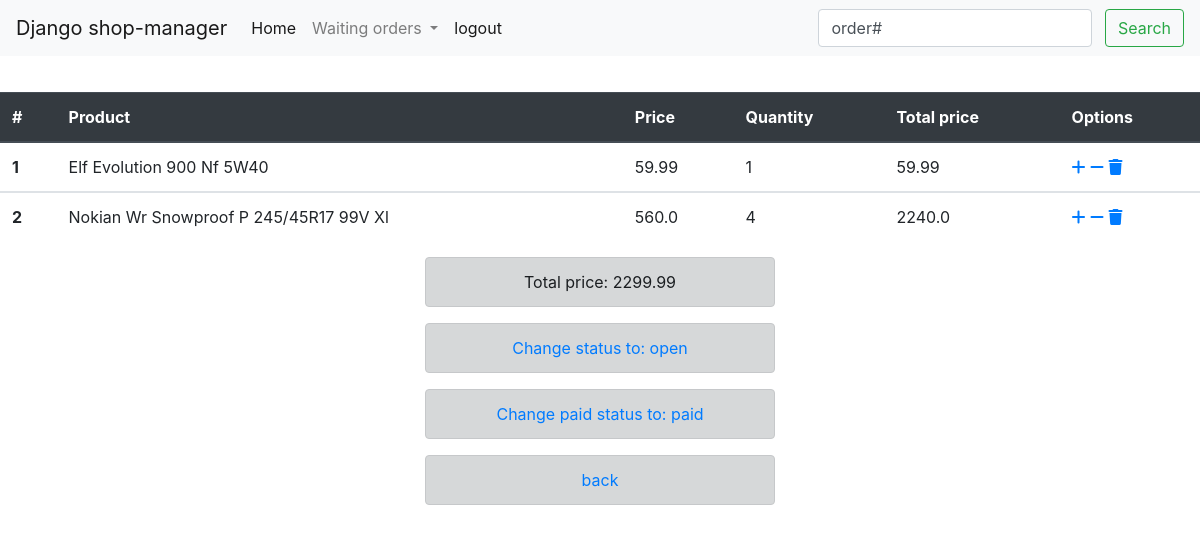
/seller/order-details/3/ (signed in), run on the app's committed database.
### order/models.py (models this page shows, shortened)
class OrderItem(models.Model):
    item = models.ForeignKey(Item, models.CASCADE)
    quantity = models.PositiveIntegerField(default=0)
    order_id = models.CharField(max_length=11)
    item_order_id = models.CharField(max_length=100)
    def get_item_name(self):
        return self.item.title
    def get_item_price(self):
        return self.item.price
    def get_total_item_price(self):
        item_total_price = (self.quantity * self.item.price)
        return item_total_price

class Order(models.Model):
    order_id = models.CharField(max_length=11)
    items = models.ManyToManyField(OrderItem)
    creation_date = models.DateTimeField(auto_now_add=True)
    open_status = models.BooleanField(default=True)
    waiting_status = models.BooleanField(default=False)
    send_status = models.BooleanField(default=False)
    close_status = models.BooleanField(default=False)
    paid = models.BooleanField(default=False)
    class Meta:
        ordering = ['creation_date']
    def __str__(self):
        return self.order_id
    def get_total_price(self):
        order = Order.objects.get(order_id=self.order_id)
        items = order.items.all()
        total = 0
        for item in items:
            total += item.get_total_item_price()
        return total

### warehouse/models.py (models this page shows, shortened)
class Item(models.Model):
    title = models.CharField(max_length=100)
    category = models.ForeignKey(Category, models.CASCADE)
    price = models.FloatField()
    description = models.TextField()
    quantity_on_stock = models.PositiveIntegerField(default=0)

### order/views.py (the view, shortened to what this page needs)
# urls.py: path('order-details/<int:order_id>/', views.order_details, name='order_details'),
@login_required(login_url='login')
@user_passes_test(user_check, login_url='login')
def order_details(request, order_id):
    order = Order.objects.get(pk=order_id)
    order_items = OrderItem.objects.filter(order_id=order.order_id)
    waiting_orders = Order.objects.filter(waiting_status=True)
    search_form = RawSearchOrder()
    context = {
        'order': order,
        'order_items': order_items,
        'waiting_orders': waiting_orders,
        'search_form': search_form,
    }
    return render(request, "order/order_details.html", context)

### order/forms.py
class RawSearchOrder(forms.Form):
    order_id = forms.CharField(
        label='',
        initial="order#",
        widget=forms.TextInput(
            attrs={"class": "form-control mr-sm-2", "placeholder": "Search order"})
    )

### order/views.py (called while the page is built)
def user_check(request):
    user = User.objects.get(name=request.user)
    return str(user.user_type) == "seller" or str(user.user_type) == "owner"

### owner/models.py (called while the page is built)
    def __str__(self):
        return self.name

### order/templates/order/order_details.html (shortened to what this page needs)
{% extends 'order/main.html' %}
{% block content %}
    <table class="table">
        <thead class="thead-dark">
            <tr>
              <th scope="col">#</th>
              <th scope="col">Product</th>
              <th scope="col">Price</th>
              <th scope="col">Quantity</th>
              <th scope="col">Total price</th>
              <th scope="col">Options</th>
            </tr>
        </thead>
        {% for product in order_items %}
        <tbody>
            <tr>
            <th scope="row">{{ forloop.counter }}</th>
            <td>{{ product.get_item_name }}</td>
            <td>{{ product.get_item_price }}</td>
            <td>{{ product.quantity }}</td>
            <td>{{ product.get_total_item_price }}</td>
            <td>
                <a href="{% url 'increase_quantity' product.id order.id %}" class="fas fa-plus"></a>
                <a href="{% url 'reduce_quantity' product.id order.id%}" class="fas fa-minus"></a>
                <a href="{% url 'remove_from_order' product.id order.id %}" class="fas fa-trash"></a>
            </td>
            </tr>
        {% endfor %}
        </tbody>
    </table>
    {% if order.close_status == False %}
    <div class="container">
        <div class="row">
            <div class="col-sm">
            </div>
            <div class="col-sm">
                <div class="alert alert-dark" style="text-align:center" role="alert">
                    Total price: {{ order.get_total_price }}
                </div>
                <div class="alert alert-dark" style="text-align:center" role="alert">
                    {% if order.open_status == True %}
                        <a href="{% url 'change_open_status' order.id %}">Change status to: waiting</a>
                    {% else %}
                        <a href="{% url 'change_open_status' order.id %}">Change status to: open</a>
                    {% endif %}
                </div>
                <div class="alert alert-dark" style="text-align:center" role="alert">
                    {% if order.paid == True %}
                        <a href="{% url 'change_paid_status' order.id %}">Change paid status to: unpaid</a>
                    {% else %}
                        <a href="{% url 'change_paid_status' order.id %}">Change paid status to: paid</a>
                    {% endif %}
                </div>
                <div class="alert alert-dark" style="text-align:center" role="alert">
                    <a href="{% url 'seller_index' %}">back</a>
                </div>
            </div>
            <div class="col-sm">
            </div>
        </div>
    </div>
    {% endif %}
{% endblock %}

### data on the page
OrderItem: get_item_name "Elf Evolution 900 Nf 5W40", get_item_price "59.99", quantity "1", get_total_item_price "59.99"
OrderItem: get_item_name "Nokian Wr Snowproof P 245/45R17 99V Xl", get_item_price "560.0", quantity "4", get_total_item_price "2240.0"
Order: get_total_price "2299.99"
